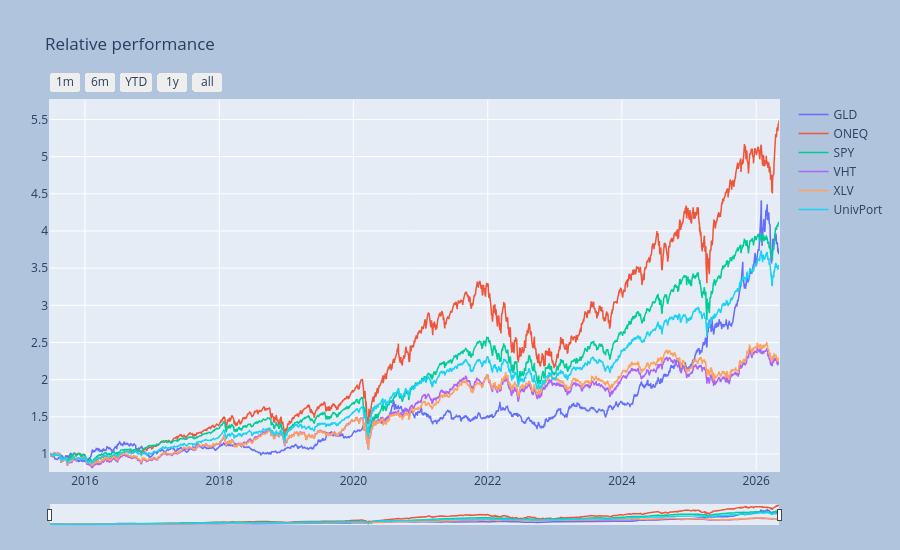

Here is the notebook cell this chart was saved with:
### Markdown cell above
### Portfolio and its components relative performances

### Code cell
_ = p4.port_view_all(fancy=True)

### Figure 1 — Plotly figure (JSON) as saved in the notebook; plotly's stock layout.template omitted (floating-point values rounded to 4 significant figures; data arrays with more than 128 entries replaced by an {"elided": "..."} marker saying what was removed)
{"data": [{"line": {"width": 1.5}, "name": "GLD", "type": "scatter", "x": {"elided": "2731 str values"}, "y": {"elided": "2731 float values"}}, {"line": {"width": 1.5}, "name": "ONEQ", "type": "scatter", "x": {"elided": "2731 str values"}, "y": {"elided": "2731 float values"}}, {"line": {"width": 1.5}, "name": "SPY", "type": "scatter", "x": {"elided": "2731 str values"}, "y": {"elided": "2731 float values"}}, {"line": {"width": 1.5}, "name": "VHT", "type": "scatter", "x": {"elided": "2731 str values"}, "y": {"elided": "2731 float values"}}, {"line": {"width": 1.5}, "name": "XLV", "type": "scatter", "x": {"elided": "2731 str values"}, "y": {"elided": "2731 float values"}}, {"line": {"width": 1.5}, "name": "UnivPort", "type": "scatter", "x": {"elided": "2731 str values"}, "y": {"elided": "2731 float values"}}], "layout": {"autosize": false, "height": 550, "margin": {"b": 25, "l": 50, "pad": 1, "r": 50, "t": 100}, "paper_bgcolor": "LightSteelBlue", "title": {"text": "Relative performance"}, "width": 900, "xaxis": {"autorange": false, "fixedrange": false, "range": ["2015-06-25T00:00:00", "2026-05-05T00:00:00"], "rangeselector": {"buttons": [{"count": 1, "label": "1m", "step": "month", "stepmode": "backward"}, {"count": 6, "label": "6m", "step": "month", "stepmode": "backward"}, {"count": 1, "label": "YTD", "step": "year", "stepmode": "todate"}, {"count": 1, "label": "1y", "step": "year", "stepmode": "backward"}, {"step": "all"}]}, "rangeslider": {"thickness": 0.05, "visible": true}, "title": {}, "type": "date"}, "yaxis": {"autorange": false, "fixedrange": false, "range": [0.7716, 5.762], "title": {}}}}
